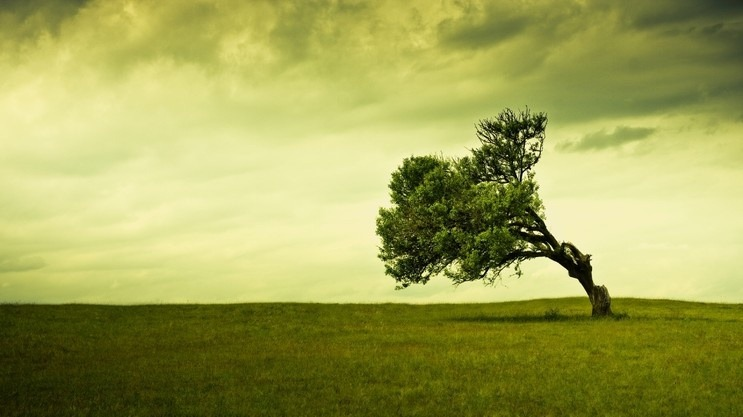
#> input picture src/good_example/0.jpg, 743 x 417 px; its folder holds 4 pictures in this run
$ python test.py
#> lines starting #> are read from the running program, lines starting #| are printed output that depends on the picture; long printed decimals are rounded; pictures that were not available may be replaced by others from this repository, and a replacement may not be noted
#> in get_color, image is the input picture: shape (417, 743, 3); mean R, G, B 159.2, 162, 85.5
### src/color_extractor.py
# Author : Hyunwoong
# When : 6/19/2019
# Homepage : github.com/gusdnd852

import operator

import cv2
import matplotlib.image as mpimg
import numpy as np
from matplotlib import pyplot as plt
from sklearn.cluster import KMeans


class ColorExtractor:
    def centroid_histogram(self, clt):
        numLabels = np.arange(0, len(np.unique(clt.labels_)) + 1)
        (hist, _) = np.histogram(clt.labels_, bins=numLabels)
        hist = hist.astype("float")
        hist /= hist.sum()
        return hist

    def plot_colors(self, hist, centroids):
        bar = np.zeros((50, 300, 3), dtype="uint8")
        startX = 0
        percent_arr = {}

        for (percent, color) in zip(hist, centroids):
            percent_arr[str(percent)] = color

        percent_arr = sorted(percent_arr.items(), key=operator.itemgetter(0))
        percent_arr.reverse()

        for (percent, color) in zip(hist, centroids):
            endX = startX + (percent * 300)
            cv2.rectangle(bar, (int(startX), 0), (int(endX), 50),
                          color.astype("uint8").tolist(), -1)
            startX = endX
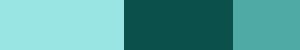
#> bar: shape (50, 300, 3); mean of channels 0, 1, 2 158.6, 161.7, 84.9; drawn as B, G, R
        return bar, percent_arr

    def image_color_cluster(self, image_path, k=3):
        image = cv2.imread(image_path)
        image = cv2.cvtColor(image, cv2.COLOR_BGR2RGB)
        image = image.reshape((image.shape[0] * image.shape[1], 3))

        clt = KMeans(n_clusters=k)
        clt.fit(image)

        hist = self.centroid_histogram(clt)
        bar, p_arr = self.plot_colors(hist, clt.cluster_centers_)

        plt.figure()
        plt.axis("off")
        plt.imshow(bar)
        plt.show()
        return p_arr

    def get_color(self, file_name, k=3):
        image = mpimg.imread(file_name)
        col = self.image_color_cluster(file_name, k)
        return col

### src/low_saturation_classifier.py
# Author : Hyunwoong
# When : 6/19/2019
# Homepage : github.com/gusdnd852

from src.color_extractor import ColorExtractor


class LowSaturationClassifier:
    extractor = ColorExtractor()
    arr = []

    def is_gray(self, file):
        col = self.extractor.get_color(file, 3)
        arr = [i[1] for i in col]

        gfactor = 0
        for i in arr:
            gfactor += (abs(i[0] - i[1]))
            gfactor += (abs(i[1] - i[2]))
            gfactor += (abs(i[0] - i[2]))
#> after the loop, gfactor = 470.5
        print('grayfactor is ' + str(gfactor))
#| grayfactor is 470.493
        if gfactor < 125:
            return True
        else:
            return False

### src/test.py
# Author : Hyunwoong
# When : 2019-06-24
# Homepage : github.com/gusdnd852
import os

from src.low_saturation_classifier import LowSaturationClassifier

classifier = LowSaturationClassifier()
good_root = 'good_example/'
wrong_root = 'wrong_example/'

good = os.listdir(good_root)
wrong = os.listdir(wrong_root)
length = len(good) + len(wrong)

accuracy = 0

for i in good:
    if not classifier.is_gray(good_root + i):
        accuracy += 1
#> pass 2 of the loop `for i in good:`:
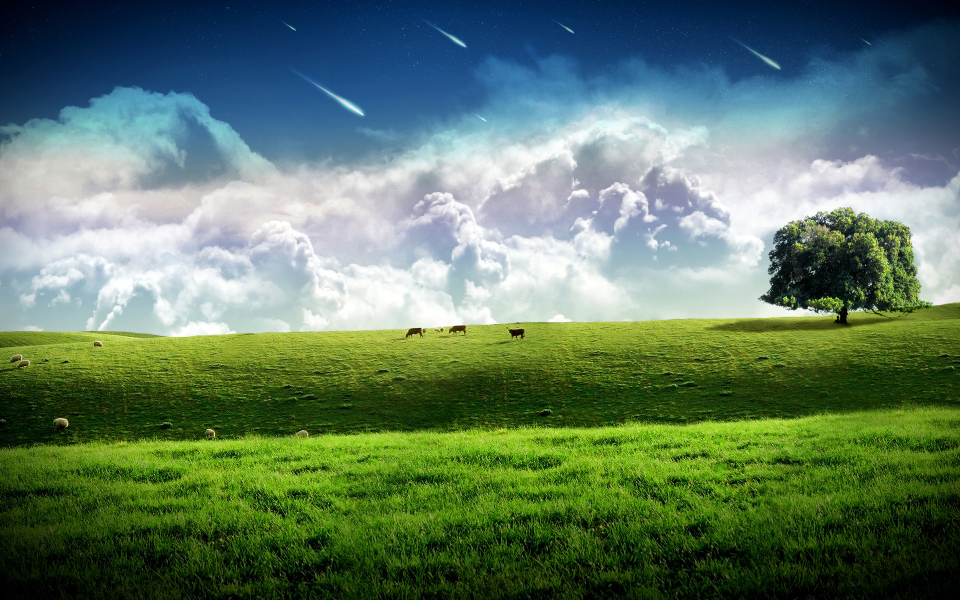
#> input picture src/good_example/1.jpg, 1920 x 1200 px (shown at 1/2 size)
#> in get_color, image is the input picture: shape (1200, 1920, 3); mean R, G, B 95.9, 122.2, 98.4
#> after the loop in plot_colors (call 2), `for (percent, color) in zip(hist, centroids):`:
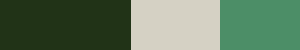
#> bar: shape (50, 300, 3); mean of channels 0, 1, 2 95.7, 122.1, 97.9; drawn as B, G, R
#| grayfactor is 220.465
#> pass 3 of the loop `for i in good:`:
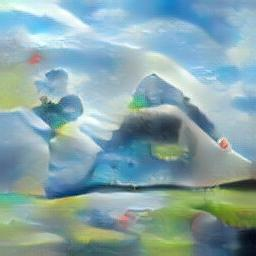
#> input picture src/good_example/16f916f0-f71c-36e2-8e90-2de6bfddfad2.jpg, 256 x 256 px
#> in get_color, image is the input picture: shape (256, 256, 3); mean R, G, B 134.4, 165.5, 169.3
#> after the loop in plot_colors (call 3), `for (percent, color) in zip(hist, centroids):`:
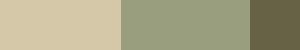
#> bar: shape (50, 300, 3); mean of channels 0, 1, 2 133.9, 164.9, 168.9; drawn as B, G, R
#| grayfactor is 220.329
#> the loop made 4 passes; the first 3 are shown

for i in wrong:
    if classifier.is_gray(wrong_root + i):
#> after the loop in plot_colors (call 5), `for (percent, color) in zip(hist, centroids):`:
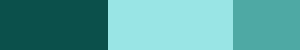
#> bar: shape (50, 300, 3); mean of channels 0, 1, 2 158.8, 161.5, 85.1; drawn as B, G, R
#| grayfactor is 470.286
        accuracy += 1

print('\ntest accuracy is ' + str(accuracy / length))
